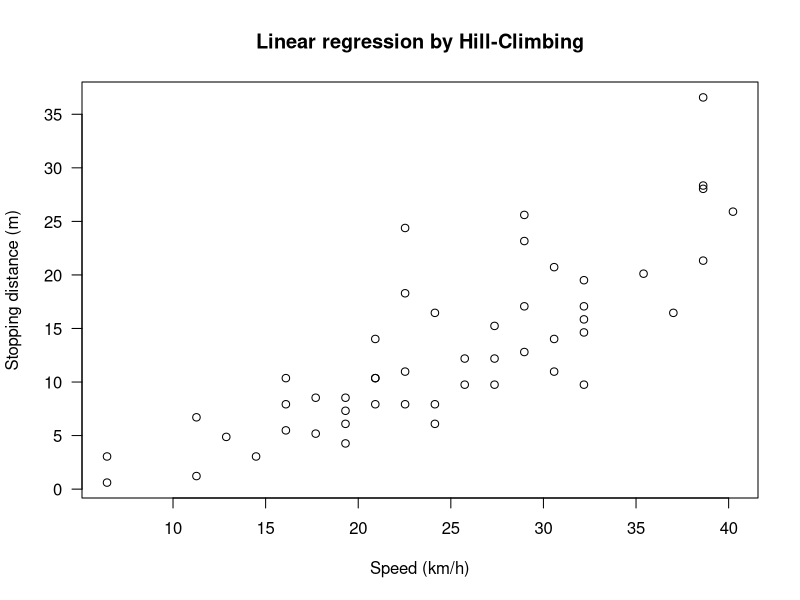

Write R code to recreate this figure. (Note: this script raises an error after producing the figure.)
#
# Metaheuristic Exercise
#
# 2014 (c) Bartlomiej Twardowski
# B.Twardowski@ii.pw.edu.pl

metaheuristic <- function(X, y, S_init, quality, tweek, max_iter = 1000, threshold = 0.00001) {
  i <- 0
  S <- S_init
  quality_h <- double(max_iter) #history
  S_h <- list(max_iter) #history
  repeat {
   i <- i + 1
   R <- tweak(S)
   if(quality(R,X,y) < quality(S,X,y))
     S <- R
   #save to history
   quality_h[i] <- quality(S,X,y)
   S_h[[i]] <- S
   if(quality(S,X,y) <= threshold || i == max_iter)
     break
  }
  list(S=S,quality=quality(S,X,y), S_history=S_h, quality_history=quality_h)
}

quality <- function(S, X, y) {
  #TODO: implement!!!
  0.0
}
  
tweak <- function(S) { 
  #TODO: implement!!!
  S 
}

## Run on cars dataset
rm(cars)
require(datasets)
cars$speed_km <- cars$speed * 1.609344
cars$dist_m <- cars$dist * 0.3048

S_init <- matrix(c(0,0), nrow=2)
X <- cbind(1, matrix(cars$speed_km))
y <- cars$dist_m
iterations <- 1000
# TODO: implement!!!!
#result <- metaheuristic(...)

plot(cars$speed_km, cars$dist_m, xlab = "Speed (km/h)", ylab = "Stopping distance (m)", 
     las = 1, main='Linear regression by Hill-Climbing')

# plot data and converging fit
for (i in c(1,3,6,10,14,seq(20,iterations,by=10))) {
  abline(coef=result$S_history[[i]], col="gray")
}
abline(coef=result$S, col="red")

# check out the trajectory of the cost function
result$quality_history[seq(1,iterations, by=10)]
plot(result$quality_history, type='l', col='blue', lwd=2, main='Quality function', ylab='quality(S,X,y)', xlab='Iterations')

##
## Hill Climbing - Harder Example
##
range2 = c(-4, -4, 4, 4)
x2 <- seq(range2[1], range2[3], length= 100)
y2 <- seq(range2[2], range2[4], length= 100)
f2 <- function(x, y) { sin(1/2 * x^2 - 1/4 * y^2 + 3) * cos(2 * x + 1 - exp(y)) }
z2 <- outer(x2,y2, f2)
persp(x2, y2, z2, theta = 10, phi = 30)
contour(x2,y2,z2)

quality2 <- function(S, X, y) {
 f2(S[1],S[2]) - y 
}

tweak2 <- function(S) { 
  S + runif(nrow(S), min=-0.1, max=0.1)
}

S_init2 <- matrix(c(0,0), nrow=2)
iterations2 <- 100
result2 <- metaheuristic(x2, y2, S_init2, quality2, tweek2, iterations2)
contour(x2,y2,z2)
points(result2$S[1,1],result2$S[2,1], col='red') 
